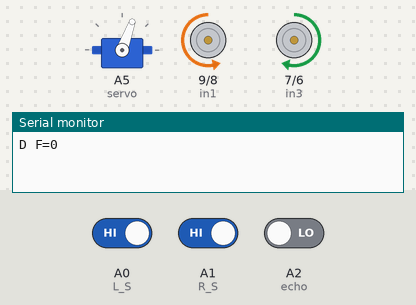
Recording of a sketch running on a simulated Arduino Uno, built with avr-gcc and run on an emulated ATmega328P. On the bench: servo, motor-driver pin pairs drawn as motors (green arrow = first pin HIGH = forward, orange = second pin HIGH = backward, longer = more drive, scaled by the enable pin), the last lines printed to the serial monitor. Wiring (inferred from the names in the program): servo: signal A5. Inputs (shaded band) come from the test bench; at power-on: A0 (L_S) HIGH, A1 (R_S) HIGH, A2 (echo) LOW. Servo pulses on a pin are drawn as a servo (544–2400 µs = 0–180°).

Above: at 5.7 s.
5.8 s: A0 (L_S) driven LOW
At 7.5 s:
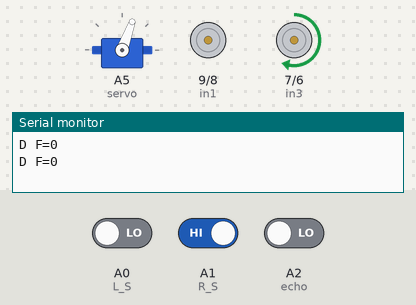
8.0 s: A1 (R_S) driven LOW
At 13.0 s:
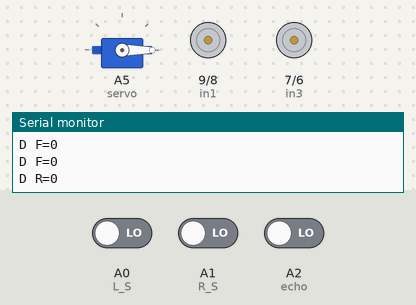
15.0 s: A0 (L_S) driven HIGH
19.2 s: A1 (R_S) driven HIGH
At 20.6 s:
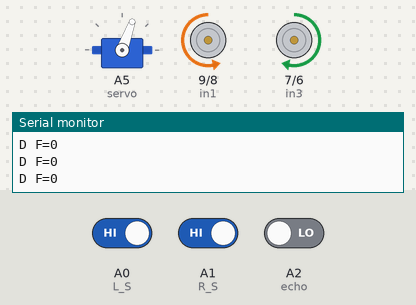
Timing chart, 0 to 22.2 s (numbered marks = the images above; inputs shaded):
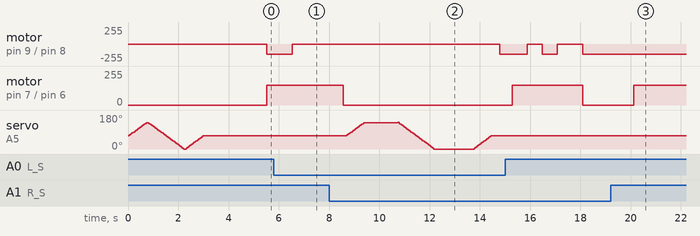

The sketch:

Line_Follower_And_Obstacle_Avoiding_Robot_car.ino
```cpp
// ================== Pin Definitions ==================
#define enA 10 // Enable pin for Motor A (L298N)
#define in1 9  // Motor A input 1
#define in2 8  // Motor A input 2
#define in3 7  // Motor B input 1
#define in4 6  // Motor B input 2
#define enB 5  // Enable pin for Motor B (L298N)

#define L_S A0 // Left IR sensor
#define R_S A1 // Right IR sensor

#define echo A2    // Ultrasonic Echo pin
#define trigger A3 // Ultrasonic Trigger pin

#define servo A5   // Servo control pin

// ================== Variables ==================
int Set = 20; // Minimum safe distance in cm
int distance_L, distance_F, distance_R;

// ================== Setup ==================
void setup() {
  Serial.begin(9600); // Start serial communication

  // Sensors
  pinMode(R_S, INPUT);
  pinMode(L_S, INPUT);
  pinMode(echo, INPUT);
  pinMode(trigger, OUTPUT);

  // Motors
  pinMode(enA, OUTPUT);
  pinMode(in1, OUTPUT);
  pinMode(in2, OUTPUT);
  pinMode(in3, OUTPUT);
  pinMode(in4, OUTPUT);
  pinMode(enB, OUTPUT);

  // Motor speed (PWM)
  analogWrite(enA, 150);
  analogWrite(enB, 150);

  // Servo
  pinMode(servo, OUTPUT);

  // Initial servo sweep
  for (int angle = 70; angle <= 140; angle += 5) servoPulse(servo, angle);
  for (int angle = 140; angle >= 0; angle
 -= 5) servoPulse(servo, angle);
  for (int angle = 0; angle <= 70; angle += 5) servoPulse(servo, angle);

  distance_F = Ultrasonic_read();
  delay(500);
}


char lastAction = 'F';

// ================== Main Loop ==================
void loop() {
  distance_F = Ultrasonic_read();
  Serial.print("D F="); Serial.println(distance_F);

  int right_val = digitalRead(R_S);
  int left_val = digitalRead(L_S);


  if ((right_val == 0) && (left_val == 0)) {
    if (distance_F <= Set) {
      Check_side();
    } else {

      if (lastAction == 'R') {
        turnRight();
      } else if (lastAction == 'L') {
        turnLeft();
      } else {
        forward();
      }
    }
  }

  else if ((right_val == 0) && (left_val == 1)) {
    turnRight();
    lastAction = 'R';
  }

  else if ((right_val == 1) && (left_val == 0)) {
    turnLeft();
    lastAction = 'L';
  }

  else if ((right_val == 1) && (left_val == 1)) {
    forward();
    lastAction = 'F';
  }

  delay(10);
}

// ================== Servo Control ==================
void servoPulse(int pin, int angle) {
  int pwm = (angle * 11) + 500; // Convert angle to microseconds
  digitalWrite(pin, HIGH);
  delayMicroseconds(pwm);
  digitalWrite(pin, LOW);
  delay(50); // Refresh cycle
}

// ================== Ultrasonic Sensor ==================
long Ultrasonic_read() {
  digitalWrite(trigger, LOW);
  delayMicroseconds(2);
  digitalWrite(trigger, HIGH);
  delayMicroseconds(10);
  long time = pulseIn(echo, HIGH);
  return time / 29 / 2; // Convert to cm
}

// ================== Obstacle Avoidance ==================
void compareDistance() {
  if (distance_L > distance_R) {
    turnLeft(); delay(500);
    forward();  delay(600);
    turnRight();delay(600);

    forward();  delay(600);
    turnRight();
    while(digitalRead(R_S) == 0 && digitalRead(L_S) == 0) {
      delay(10); // انتظر حتى يجد الخط
    }
  } else {
    turnRight();delay(500);
    forward();  delay(600);
    turnLeft(); delay(600);
    forward();  delay(600);
    turnLeft();
    while(digitalRead(R_S) == 0 && digitalRead(L_S) == 0) {
      delay(10); // انتظر حتى يجد الخط
    }
  }
}

void Check_side() {
  Stop(); delay(100);

  for (int angle = 70; angle <= 140; angle += 5) servoPulse(servo, angle);
  delay(300);
  distance_R = Ultrasonic_read();
  Serial.print("D R="); Serial.println(distance_L);

  for (int angle = 140; angle >= 0; angle -= 5) servoPulse(servo, angle);
  delay(500);
  distance_L = Ultrasonic_read();
  Serial.print("D L="); Serial.println(distance_R);

  for (int angle = 0; angle <= 70; angle += 5) servoPulse(servo, angle);
  delay(300);

  compareDistance();
}

// ================== Motor Control ==================
void forward() {
  digitalWrite(in1, LOW);
  digitalWrite(in2, HIGH);
  digitalWrite(in3, HIGH);
  digitalWrite(in4, LOW);
}

void backward() {
  digitalWrite(in1, HIGH);
  digitalWrite(in2, LOW);
  digitalWrite(in3, LOW);
  digitalWrite(in4, HIGH);
}

void turnRight() {
  digitalWrite(in1, LOW);
  digitalWrite(in2, HIGH);
  digitalWrite(in3, LOW);
  digitalWrite(in4, LOW);
}

void turnLeft() {
  digitalWrite(in1, LOW);
  digitalWrite(in2, LOW);
  digitalWrite(in3, HIGH);
  digitalWrite(in4, LOW);
}

void Stop() {
  digitalWrite(in1, LOW);
  digitalWrite(in2, LOW);
  digitalWrite(in3, LOW);
  digitalWrite(in4, LOW);
}
```

Measured:
- after the input at 5.8 s, motor on pin 9 (in1) / pin 8 (in2): backward 150/255 → stopped after 0.74 s
- after the input at 8.0 s, motor on pin 9 (in1) / pin 8 (in2): stopped → backward 150/255 after 6.8 s; motor on pin 7 (in3) / pin 6 (in4): forward 150/255 → stopped after 0.56 s
- after the input at 19.2 s, motor on pin 7 (in3) / pin 6 (in4): stopped → forward 150/255 after 0.91 s
